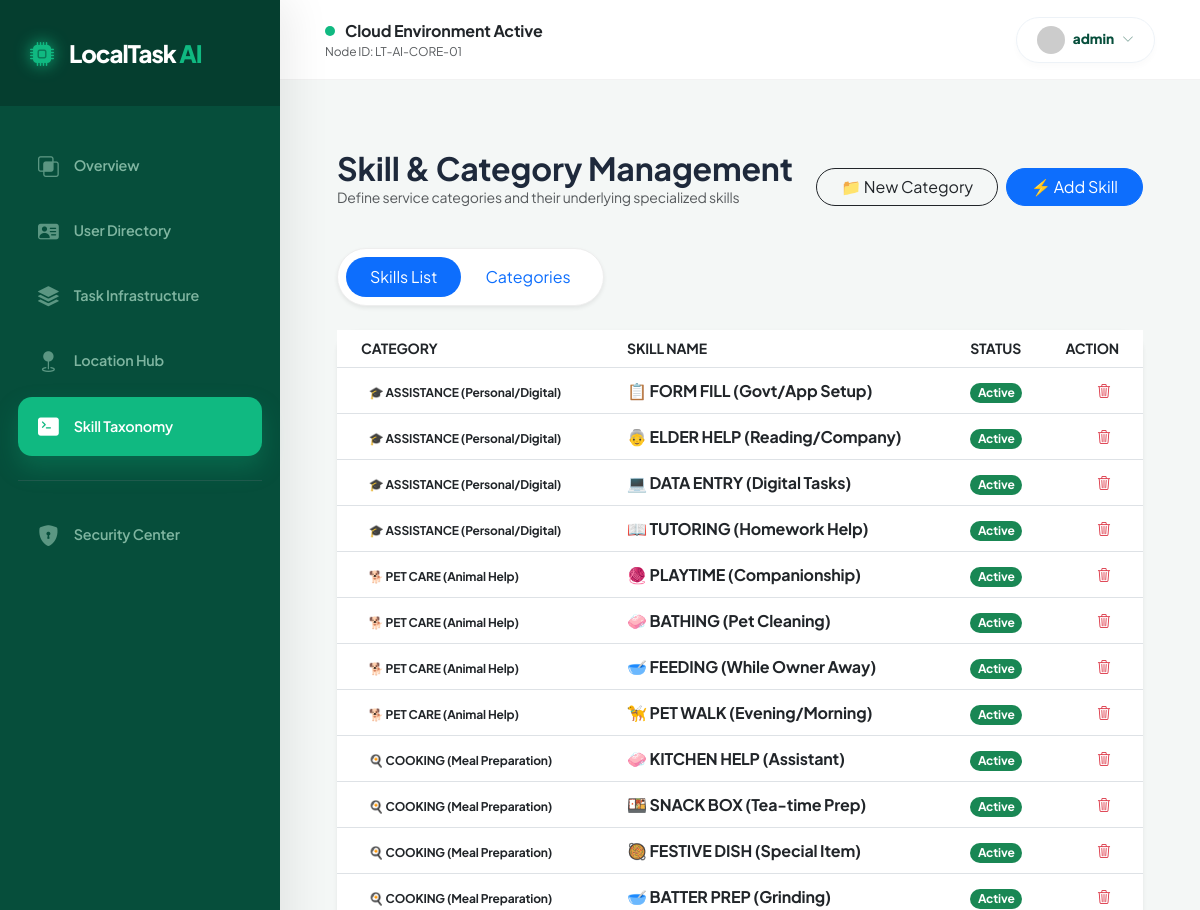
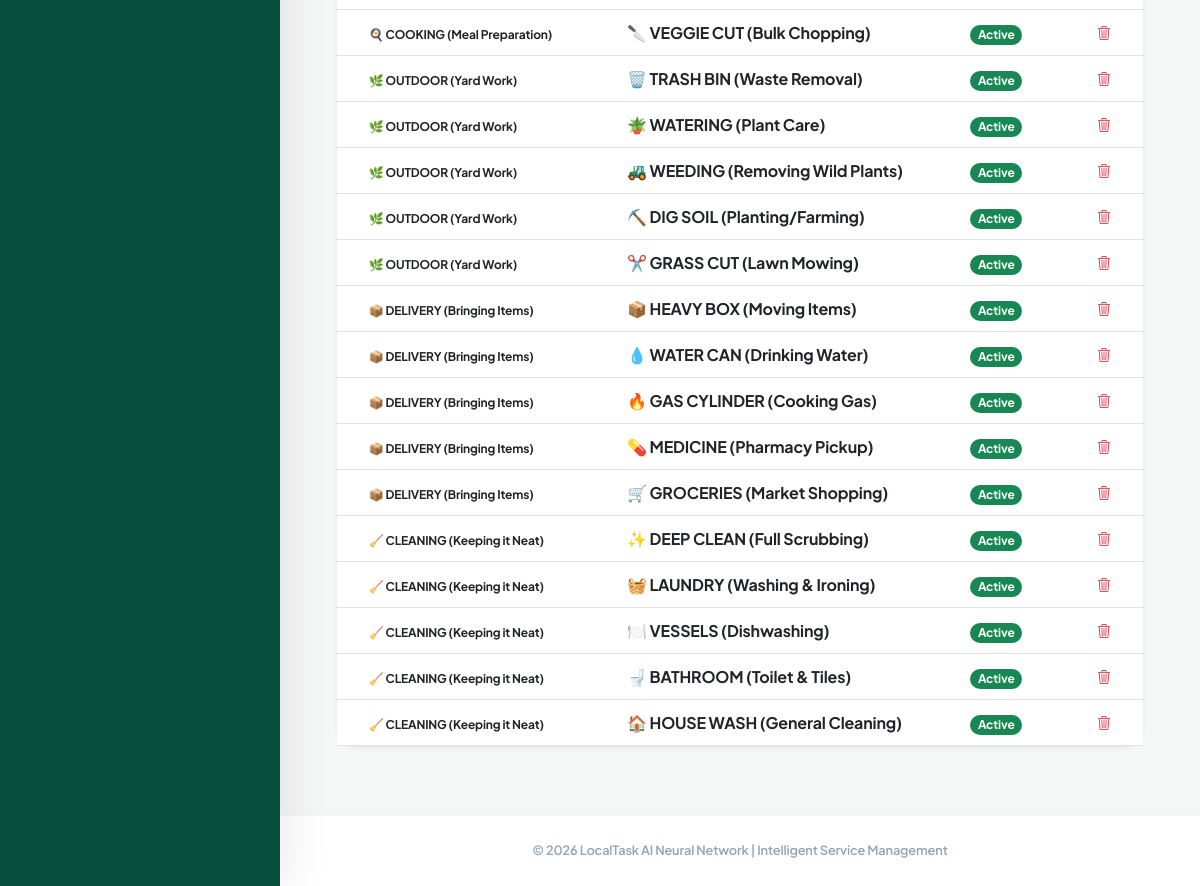
The app's page /admin-panel/skills/ (signed in) with its own data (2 pictures, top to bottom).
### accounts/models.py (models this page shows, shortened)
class User(AbstractUser):
    name = models.CharField(max_length=100)
    email = models.EmailField(unique=True)
    phone = models.CharField(max_length=15)
    ROLE_CHOICES = (
        ('giver', 'Giver'),
        ('doer', 'Doer'),
        ('admin', 'Admin'),
    )
    role = models.CharField(max_length=10, choices=ROLE_CHOICES)
    adhar_photo = models.ImageField(upload_to='adhar_photos/', null=True, blank=True)
    photo = models.ImageField(upload_to='profile_photos/', null=True, blank=True)
    certificate_file = models.FileField(upload_to='certificates/', null=True, blank=True)
    verification_attempts = models.IntegerField(default=0)
    approval_status = models.CharField(max_length=20, default='pending')
    status = models.CharField(max_length=20, default='Active')
    verification_live_photo = models.ImageField(
    upload_to='verification/live_photos/',
    null=True,
    blank=True
)
    USERNAME_FIELD = 'email'
    REQUIRED_FIELDS = ['username', 'name']

### adminpanel/models.py (models this page shows, shortened)
class Skill(models.Model):
    category = models.ForeignKey(Category, on_delete=models.CASCADE, related_name='skills')
    skill_name = models.CharField(max_length=100)
    status = models.CharField(max_length=20, default='Active')

class Category(models.Model):
    category_name = models.CharField(max_length=100, unique=True)
    status = models.CharField(max_length=20, default='Active')

### adminpanel/views.py (the view, shortened to what this page needs)
# urls.py: path('skills/', views.skill_management, name='skill_management'),
@login_required
@never_cache
@user_passes_test(is_admin)
def skill_management(request):
    context = {
        'categories': Category.objects.all().order_by('category_name'),
        'skills': Skill.objects.select_related('category').all().order_by('-id'),
    }
    return render(request, 'adminpanel/skill_management.html', context)

### adminpanel/views.py (called while the page is built)
def is_admin(user):
    return user.is_superuser

### adminpanel/templates/adminpanel/skill_management.html (shortened to what this page needs)
{% extends 'adminpanel/base_admin.html' %}
{% block content %}
<link rel="stylesheet" href="https://cdn.jsdelivr.net/npm/sweetalert2@11/dist/sweetalert2.min.css">
<div class="container-fluid py-4">
    <div class="d-flex justify-content-between align-items-center mb-4">
        <div>
            <h2 class="fw-bold mb-0">Skill & Category Management</h2>
            <p class="text-muted small">Define service categories and their underlying specialized skills</p>
        </div>
        <div class="d-flex gap-2">
            <button class="btn btn-outline-dark rounded-pill px-4" data-bs-toggle="modal" data-bs-target="#categoryModal">
                📁 New Category
            </button>
            <button class="btn btn-primary rounded-pill px-4" data-bs-toggle="modal" data-bs-target="#skillModal">
                ⚡ Add Skill
            </button>
        </div>
    </div>
    <ul class="nav nav-pills mb-4 bg-white p-2 shadow-sm rounded-pill" id="mgmtTab" style="width: fit-content; border: 1px solid #eee;">
        <li class="nav-item">
            <button class="nav-link active rounded-pill px-4" id="skill-tab" data-bs-toggle="pill" data-bs-target="#skill-pane">Skills List</button>
        </li>
        <li class="nav-item">
            <button class="nav-link rounded-pill px-4" id="cat-tab" data-bs-toggle="pill" data-bs-target="#cat-pane">Categories</button>
        </li>
    </ul>
    <div class="tab-content">
        <div class="tab-pane fade show active" id="skill-pane">
            <div class="card border-0 shadow-sm" style="border-radius: 20px;">
                <div class="table-responsive">
                    <table class="table table-hover align-middle mb-0">
                        <thead class="bg-light text-muted small text-uppercase">
                            <tr>
                                <th class="ps-4">Category</th>
                                <th>Skill Name</th>
                                <th>Status</th>
                                <th class="text-end pe-4">Action</th>
                            </tr>
                        </thead>
                        <tbody>
                            {% for s in skills %}
                            <tr>
                                <td class="ps-4"><span class="badge bg-secondary-soft text-dark">{{ s.category.category_name }}</span></td>
                                <td class="fw-bold">{{ s.skill_name }}</td>
                                <td><span class="badge bg-success rounded-pill">Active</span></td>
                                <td class="text-end pe-4">
                                    <button class="btn btn-sm btn-outline-danger border-0" onclick="confirmAction('{% url 'delete_skill' s.id %}', 'Remove this skill?', 'skill-tab')">
                                        <i class="bi bi-trash3"></i>
                                    </button>
                                </td>
                            </tr>
                            {% empty %}
                            <tr><td colspan="4" class="text-center py-5 text-muted">No skills defined yet.</td></tr>
                            {% endfor %}
                        </tbody>
                    </table>
                </div>
            </div>
        </div>
    </div>
</div>
{% endblock %}

### adminpanel/templates/adminpanel/base_admin.html (shortened to what this page needs)
<!DOCTYPE html>
<html lang="en">
<head>
    <link href="https://cdn.jsdelivr.net/npm/bootstrap@5.3.0/dist/css/bootstrap.min.css" rel="stylesheet">
    <link rel="stylesheet" href="https://cdn.jsdelivr.net/npm/bootstrap-icons@1.11.0/font/bootstrap-icons.css">
</head>
<body>
<aside class="admin-sidebar">
    <div class="brand-section text-white">
        <i class="bi bi-cpu-fill me-3" style="color: var(--accent-emerald);"></i>
        <span>LocalTask <span style="color: var(--accent-emerald)">AI</span></span>
    </div>
    <div class="nav-group">
        <a href="{% url 'admin_dashboard' %}" class="admin-nav-link {% if request.resolver_match.url_name == 'admin_dashboard' %}active{% endif %}">
            <i class="bi bi-intersect"></i> Overview
        </a>
        <a href="{% url 'admin_user_management' %}" class="admin-nav-link {% if request.resolver_match.url_name == 'admin_user_management' %}active{% endif %}">
            <i class="bi bi-person-vcard-fill"></i> User Directory
        </a>
        <a href="{% url 'admin_task_management' %}" class="admin-nav-link {% if request.resolver_match.url_name == 'admin_task_management' %}active{% endif %}">
            <i class="bi bi-stack"></i> Task Infrastructure
        </a>
        <a href="{% url 'location_management' %}" class="admin-nav-link {% if request.resolver_match.url_name == 'location_management' %}active{% endif %}">
            <i class="bi bi-geo-fill"></i> Location Hub
        </a>
        <a href="{% url 'skill_management' %}" class="admin-nav-link {% if request.resolver_match.url_name == 'skill_management' %}active{% endif %}">
            <i class="bi bi-terminal-fill"></i> Skill Taxonomy
        </a>
        <div class="mt-4 pt-4 border-top border-secondary border-opacity-25">
            <a href="{% url 'admin_report_center' %}" class="admin-nav-link report-link {% if request.resolver_match.url_name == 'admin_report_center' %}active{% endif %}">
                <i class="bi bi-shield-lock-fill"></i> Security Center
            </a>
        </div>
    </div>
</aside>
<main class="admin-main">
    <header class="admin-header">
        <div class="system-summary d-flex flex-column">
            <div class="system-status">
                <div class="status-dot"></div>
                <span class="text-dark">Cloud Environment Active</span>
            </div>
            <span class="text-muted smaller fw-600" style="font-size: 0.75rem;">Node ID: LT-AI-CORE-01</span>
        </div>
        <div class="d-flex align-items-center gap-3">
            <div class="dropdown">
                <button class="admin-profile-btn d-flex align-items-center gap-2 border-0" data-bs-toggle="dropdown">
                    <img src="https://ui-avatars.com/api/?name={{ user.name }}&background=064e3b&color=fff" class="rounded-circle" width="28">
                    <span>{{ user.name }}</span>
                    <i class="bi bi-chevron-down small opacity-50"></i>
                </button>
            </div>
        </div>
    </header>
    <div class="content-body">
        {% block content %}{% endblock %}
    </div>
    <footer class="admin-footer">
        &copy; 2026 LocalTask AI Neural Network | Intelligent Service Management
    </footer>
</main>
</body>
</html>

### adminpanel/templates/adminpanel/base_admin.html (style rules this page uses)
:root { --admin-bg: #f4f7f6; --sidebar-dark: #064e3b; --accent-emerald: #10b981; --danger-soft: #fff1f2; --danger-main: #e11d48; --sidebar-width: 280px; --header-height: 80px; --glass-white: rgba(255, 255, 255, 0.95); }
body { font-family: 'Plus Jakarta Sans', sans-serif; background-color: var(--admin-bg); color: #1e293b; margin: 0; overflow-x: hidden; letter-spacing: -0.01em; }
.admin-sidebar { width: var(--sidebar-width); position: fixed; top: 0; bottom: 0; left: 0; z-index: 1050; background: var(--sidebar-dark); box-shadow: 10px 0 40px rgba(0, 0, 0, 0.08); display: flex; flex-direction: column; }
.brand-section { padding: 35px 30px; font-size: 1.5rem; font-weight: 800; letter-spacing: -1px; background: rgba(0, 0, 0, 0.2); display: flex; align-items: center; }
.brand-section i { filter: drop-shadow(0 0 8px var(--accent-emerald)); }
.nav-group { padding: 30px 18px; flex: 1; list-style: none; }
.admin-nav-link { color: rgba(209, 250, 229, 0.6); padding: 14px 20px; margin-bottom: 6px; display: flex; align-items: center; text-decoration: none; transition: all 0.3s cubic-bezier(0.4, 0, 0.2, 1); font-weight: 600; font-size: 0.9rem; border-radius: 14px; }
.admin-nav-link i { font-size: 1.3rem; margin-right: 15px; opacity: 0.7; }
.admin-nav-link.active { color: #ffffff; background: var(--accent-emerald); box-shadow: 0 12px 24px rgba(16, 185, 129, 0.25); }
.admin-nav-link.active i { opacity: 1; }
.admin-main { margin-left: var(--sidebar-width); min-height: 100vh; display: flex; flex-direction: column; }
.admin-header { background: var(--glass-white); backdrop-filter: blur(15px); padding: 0 45px; height: var(--header-height); border-bottom: 1px solid rgba(0,0,0,0.05); display: flex; justify-content: space-between; align-items: center; position: sticky; top: 0; z-index: 1000; }
.system-status { display: flex; align-items: center; gap: 10px; font-weight: 700; }
.status-dot { width: 10px; height: 10px; background: var(--accent-emerald); border-radius: 50%; animation: pulse 2s infinite; }
.admin-profile-btn { background: #ffffff; border: 1px solid #edf2f7 !important; border-radius: 50px; padding: 8px 20px; font-weight: 800; font-size: 0.85rem; color: var(--sidebar-dark); box-shadow: 0 4px 6px rgba(0,0,0,0.02); transition: all 0.3s; }
.content-body { padding: 45px; flex: 1; animation: slideUp 0.6s cubic-bezier(0.16, 1, 0.3, 1); }
.admin-footer { padding: 25px 45px; background: white; border-top: 1px solid rgba(0,0,0,0.05); text-align: center; font-size: 0.8rem; font-weight: 600; color: #94a3b8; }

### records on screen
User: name "admin"
Skill: category.category_name "🎓 ASSISTANCE (Personal/Digital)", skill_name "📋 FORM FILL (Govt/App Setup)"
Skill: category.category_name "🎓 ASSISTANCE (Personal/Digital)", skill_name "👵 ELDER HELP (Reading/Company)"
Skill: category.category_name "🎓 ASSISTANCE (Personal/Digital)", skill_name "💻 DATA ENTRY (Digital Tasks)"
Skill: category.category_name "🎓 ASSISTANCE (Personal/Digital)", skill_name "📖 TUTORING (Homework Help)"
Skill: category.category_name "🐕 PET CARE (Animal Help)", skill_name "🧶 PLAYTIME (Companionship)"
Skill: category.category_name "🐕 PET CARE (Animal Help)", skill_name "🧼 BATHING (Pet Cleaning)"
Skill: category.category_name "🐕 PET CARE (Animal Help)", skill_name "🥣 FEEDING (While Owner Away)"
Skill: category.category_name "🐕 PET CARE (Animal Help)", skill_name "🦮 PET WALK (Evening/Morning)"
Skill: category.category_name "🍳 COOKING (Meal Preparation)", skill_name "🧼 KITCHEN HELP (Assistant)"
Skill: category.category_name "🍳 COOKING (Meal Preparation)", skill_name "🍱 SNACK BOX (Tea-time Prep)"
Skill: category.category_name "🍳 COOKING (Meal Preparation)", skill_name "🥘 FESTIVE DISH (Special Item)"
Skill: category.category_name "🍳 COOKING (Meal Preparation)", skill_name "🥣 BATTER PREP (Grinding)"
Skill: category.category_name "🍳 COOKING (Meal Preparation)", skill_name "🔪 VEGGIE CUT (Bulk Chopping)"
Skill: category.category_name "🌿 OUTDOOR (Yard Work)", skill_name "🗑️ TRASH BIN (Waste Removal)"
Skill: category.category_name "🌿 OUTDOOR (Yard Work)", skill_name "🪴 WATERING (Plant Care)"
Skill: category.category_name "🌿 OUTDOOR (Yard Work)", skill_name "🚜 WEEDING (Removing Wild Plants)"
Skill: category.category_name "🌿 OUTDOOR (Yard Work)", skill_name "⛏️ DIG SOIL (Planting/Farming)"
Skill: category.category_name "🌿 OUTDOOR (Yard Work)", skill_name "✂️ GRASS CUT (Lawn Mowing)"
Skill: category.category_name "📦 DELIVERY (Bringing Items)", skill_name "📦 HEAVY BOX (Moving Items)"
Skill: category.category_name "📦 DELIVERY (Bringing Items)", skill_name "💧 WATER CAN (Drinking Water)"
Skill: category.category_name "📦 DELIVERY (Bringing Items)", skill_name "🔥 GAS CYLINDER (Cooking Gas)"
Skill: category.category_name "📦 DELIVERY (Bringing Items)", skill_name "💊 MEDICINE (Pharmacy Pickup)"
Skill: category.category_name "📦 DELIVERY (Bringing Items)", skill_name "🛒 GROCERIES (Market Shopping)"
Skill: category.category_name "🧹 CLEANING (Keeping it Neat)", skill_name "✨ DEEP CLEAN (Full Scrubbing)"
Skill: category.category_name "🧹 CLEANING (Keeping it Neat)", skill_name "🧺 LAUNDRY (Washing & Ironing)"
Skill: category.category_name "🧹 CLEANING (Keeping it Neat)", skill_name "🍽️ VESSELS (Dishwashing)"
Skill: category.category_name "🧹 CLEANING (Keeping it Neat)", skill_name "🚽 BATHROOM (Toilet & Tiles)"
Skill: category.category_name "🧹 CLEANING (Keeping it Neat)", skill_name "🏠 HOUSE WASH (General Cleaning)"
